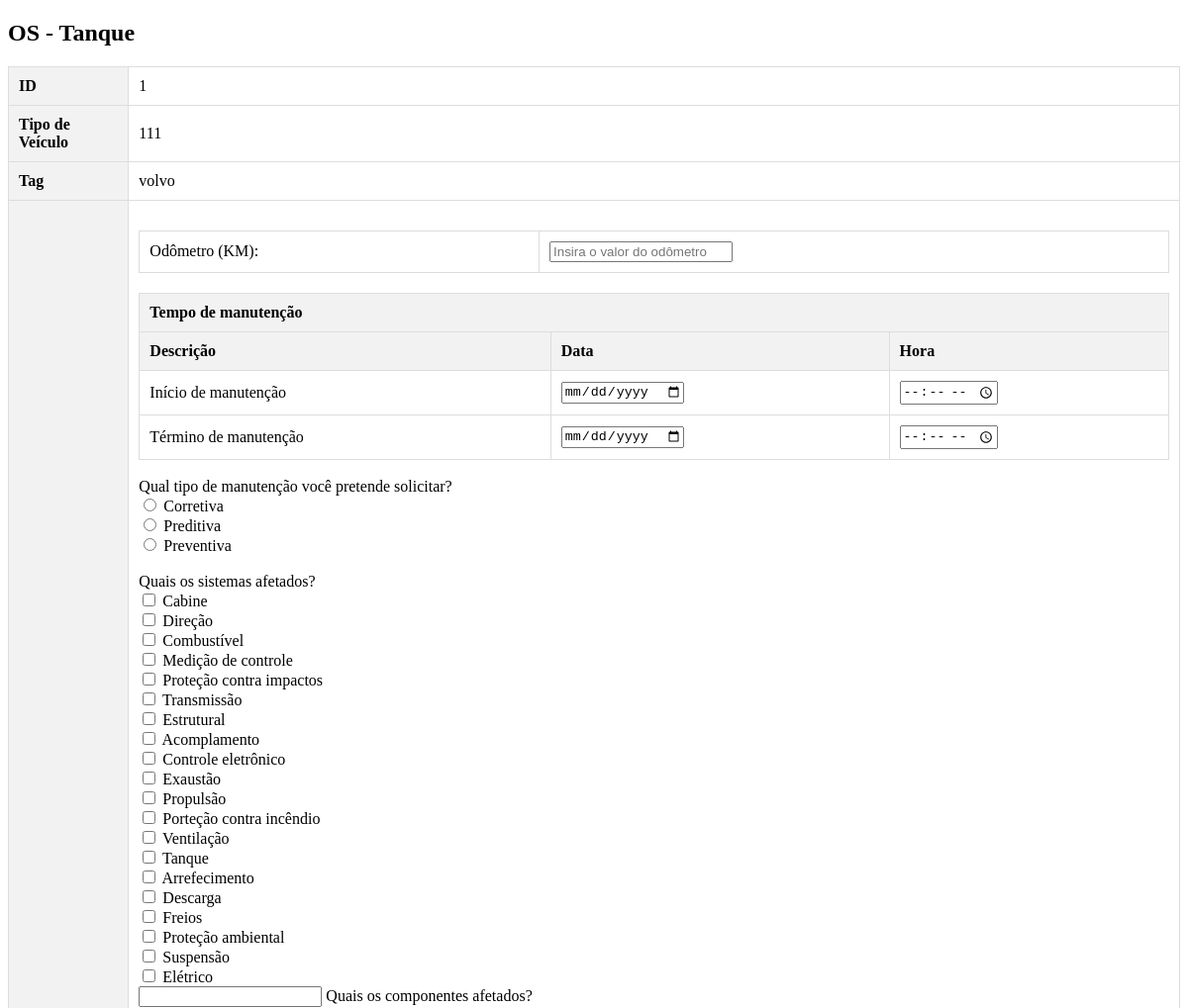
Page /php/os_tanque.php?id=1 (upper part) on the earlier database version.
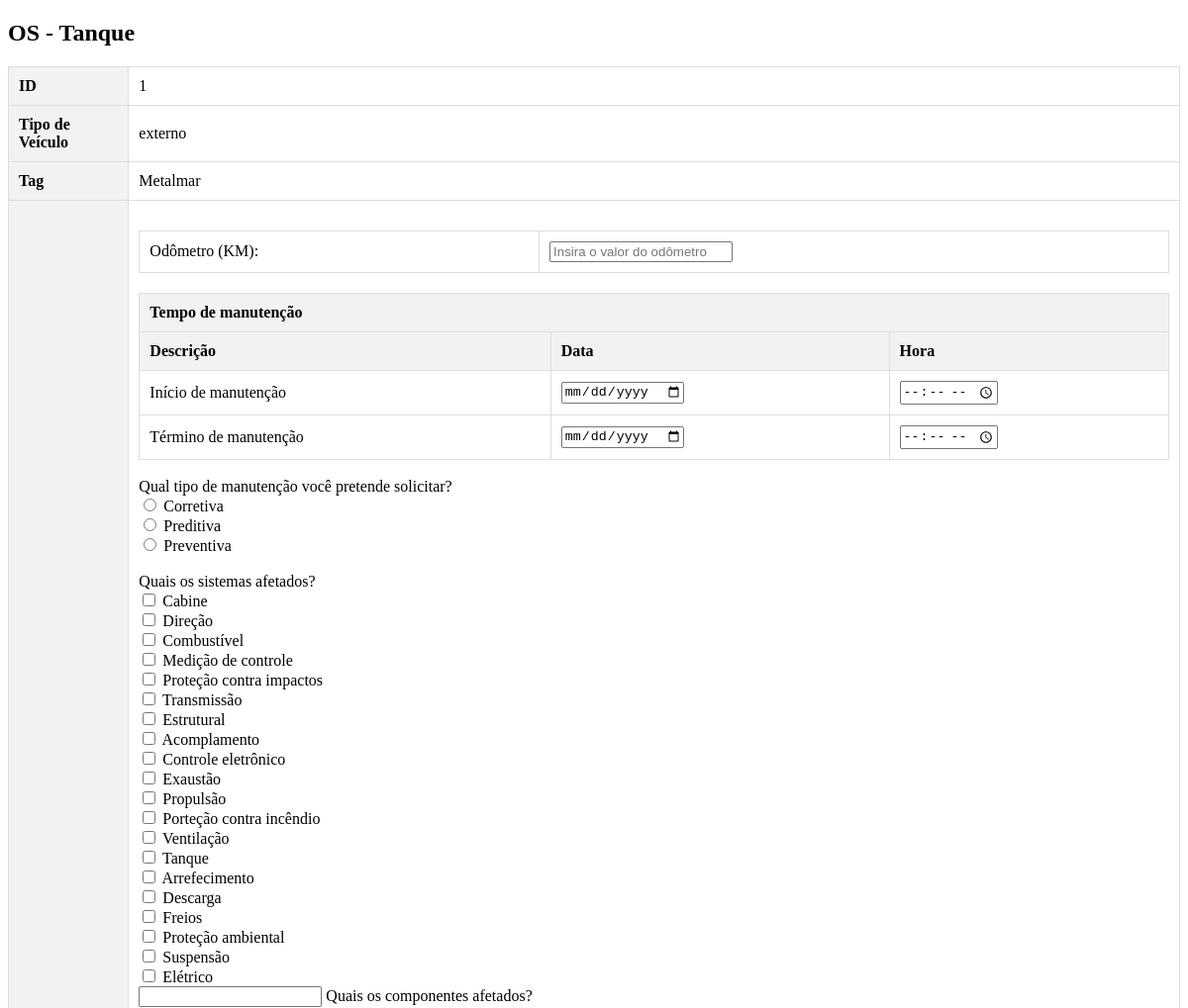
Same page on the later database version.
### tables this page shows
CREATE TABLE `ativo_tanque` (
  `id` int(11) NOT NULL,
  `tag` varchar(50) DEFAULT NULL,
  `fabricante` varchar(255) DEFAULT NULL,
  `anoFabricacao` varchar(11) DEFAULT NULL,
  `localizacao` varchar(140) DEFAULT NULL,
  `capacidadeVolumetrica` varchar(11) DEFAULT NULL,
  `foto` varchar(255) DEFAULT NULL
);

### php/os_tanque.php (the view, shortened to what the changed rows need)
<?php
include "conexao_bd.php";
if (isset($_GET['id']) && is_numeric($_GET['id'])) {
    $id = $_GET['id'];
    $sql = "SELECT * FROM ativo_tanque WHERE id = $id";
    $resultado = $conn->query($sql);
    if ($resultado->num_rows > 0) {
        $row = $resultado->fetch_assoc();
    } else {
        die("Registro não encontrado.");
    }
} else {
    die("ID inválido.");
}
?>
<!DOCTYPE html>
<html lang="pt-br">
<head>
</head>
<body>
<h2>OS - Tanque</h2>
<table>
    <tr>
        <th>ID</th>
        <td><?php echo $row["id"]; ?></td>
    </tr>
    <tr>
        <th>Tipo de Veículo</th>
        <td><?php echo $row["tag"]; ?></td>
    </tr>
    <tr>
        <th>Tag</th>
        <td><?php echo $row["fabricante"]; ?></td>
    </tr>
    <tr>
        <th>Observações</th>
        <td>
            <form action="processa_formulario_tanque.php" method="post">
<div class="input-group mb-3"><div class="input-group-prepend">
<table class="table table-hover my-4">
    <thead>
        <tr>
            <th colspan="3" class="text-center fs-5">Tempo de manutenção</th>
        </tr>
        <tr>
            <th class="text-center col-sm-6">Descrição</th>
            <th class="text-center col-sm-3">Data</th>
            <th class="text-center col-sm-3">Hora</th>
        </tr>
    </thead>
</table>
<br>
				<br>
                             <br>Quais os sintomas detectados<br>
                             <br>
       <br>
			<br>
                                <br>
<br>
                            </form>
                        </div><br>
        </td>
    </tr>
</table>
</body>
</html>

Differences in the rows shown:
changed ativo_tanque id 1: tag "111" → "externo"; fabricante "volvo" → "Metalmar"
